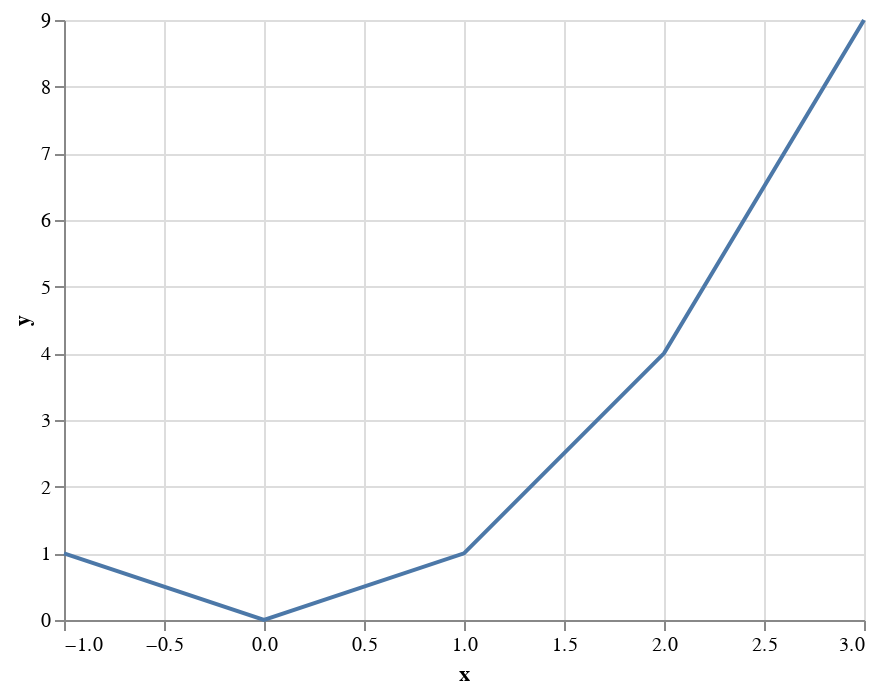

The cell this chart's notebook holds for it:
### Markdown cell above
#### Example 2. Line Plot

### Code cell
df = pd.DataFrame({'x':np.array([-1,0,1,2,3]),'y':np.array([-1,0,1,2,3])**2})
alt.Chart(df).mark_line().encode(
    x='x:Q',
    y='y:Q'
)

### Figure 1 — Vega-Lite specification as saved in the notebook (floating-point values rounded to 4 significant figures)
{"config": {"view": {"continuousWidth": 400, "continuousHeight": 300}}, "data": {"name": "data-2a86d5946b6d5f5a4d1091e49c698e53"}, "mark": "line", "encoding": {"x": {"type": "quantitative", "field": "x"}, "y": {"type": "quantitative", "field": "y"}}, "$schema": "https://vega.github.io/schema/vega-lite/v4.8.1.json", "datasets": {"data-2a86d5946b6d5f5a4d1091e49c698e53": [{"x": -1, "y": 1}, {"x": 0, "y": 0}, {"x": 1, "y": 1}, {"x": 2, "y": 4}, {"x": 3, "y": 9}]}}
